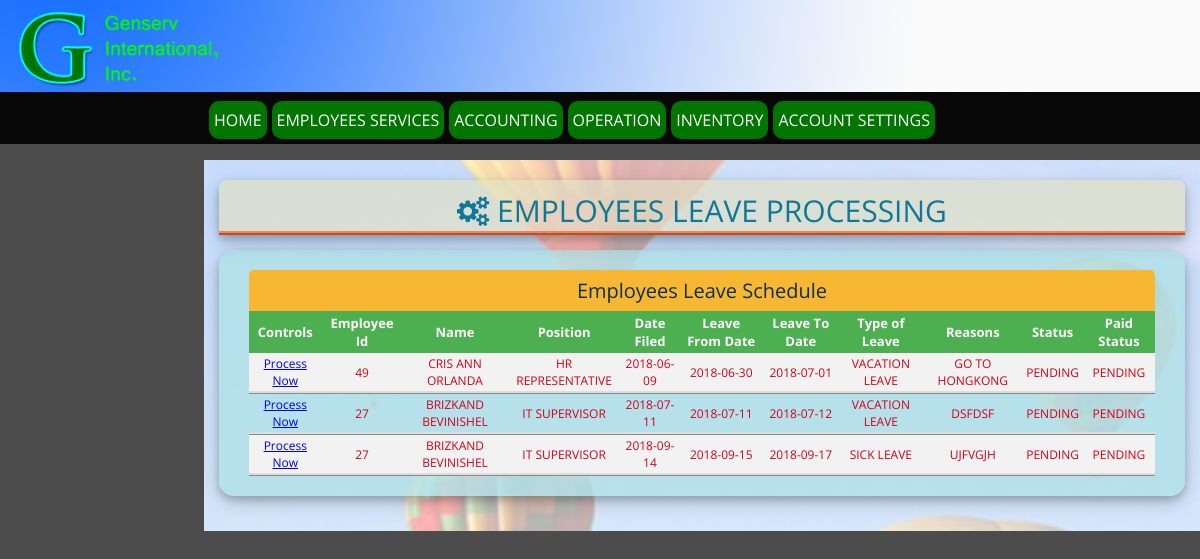
/admin_controls_leave.php (signed in), run on the app's committed database.
### tables this page shows
CREATE TABLE `leave_table` (
  `id` int(11) NOT NULL,
  `empid` int(11) NOT NULL,
  `full_name` varchar(30) NOT NULL,
  `position` varchar(25) NOT NULL,
  `date_filed` date NOT NULL,
  `reason` varchar(35) NOT NULL,
  `reason_text` longtext NOT NULL,
  `date_from` date NOT NULL,
  `date_to` date NOT NULL,
  `status` varchar(25) NOT NULL DEFAULT 'PENDING',
  `payment` varchar(25) NOT NULL DEFAULT 'PENDING'
);

### admin_controls_leave.php (the view, shortened to what this page needs)
<!DOCTYPE html>
<html lang="en">
<head>
<link rel="stylesheet" type="text/css" href="css/genserv_online_style.css">
<link rel="stylesheet" href="https://cdnjs.cloudflare.com/ajax/libs/font-awesome/4.7.0/css/font-awesome.min.css">
</head>
<body onload="admin()">
<div class="genserv_header">
   <img src="images/genserv_header.png">
   <div>
      <ul class= "top_nav">
	     <li><a href="home.php" class="mainbtn">HOME</a></li>
		 <li class="dropdown"><a href="#" class="dropbtn">EMPLOYEES SERVICES</a>
		 </li>
		  <li class="dropdown"><a href="#" class="dropbtn">ACCOUNTING</a>
		 </li>
		 <li class="dropdown"><a href="#" class="dropbtn">OPERATION</a>
		 </li>
		 <li class="dropdown"><a href="#" class="dropbtn">INVENTORY</a>
		 </li>
		 <li><a href="account setting.php" class="mainbtn">ACCOUNT SETTINGS</a></li>
	  </ul>
   </div>
</div>
<div class="whole">
<div class="personal_info">
</div>
<div class = "main">
<div class='pageTitle'><i class="fa fa-gears"></i> EMPLOYEES LEAVE PROCESSING</div>
	<div class='box'>
		<div id="leaveSchedule" style="overflow-x:auto;">
			<?php
				include 'conn.php';
				$sql = "SELECT * FROM leave_table where status = 'PENDING' AND payment = 'PENDING'";
				$result = $conn->query($sql);
				if($result->num_rows > 0){
					echo "<table class='employee_table'><caption>Employees Leave Schedule</caption><tr>
						<th id='leaveControl'>Controls</th>
						<th>Employee Id</th>
						<th>Name</th>
						<th>Position</th>
						<th>Date Filed</th>
						<th>Leave From Date</th>
						<th>Leave To Date</th>
						<th>Type of Leave</th>
						<th>Reasons</th>
						<th>Status</th>
						<th>Paid Status</th>
						</tr>";
						while($row=$result->fetch_assoc()){
						?>
						<tr>
							<?php echo "<td>" . "<a href='leave_process.php?idd=$row[id]&id=$row[empid]&fn=$row[full_name]&
							pos=$row[position]&dFiled=$row[date_filed]&dFrom=$row[date_from]&dTo=$row[date_to]&
							reason=$row[reason]&reasonText=$row[reason_text]&status=$row[status]&
							payment=$row[payment]'>Process Now" . "</a>" . "</td>"; ?>
							<td><?php echo $row["empid"];?></td>
							<td><?php echo $row["full_name"];?></td>
							<td><?php echo $row["position"];?></td>
							<td><?php echo $row["date_filed"];?></td>
							<td><?php echo $row["date_from"];?></td>
							<td><?php echo $row["date_to"];?></td>
							<td><?php echo $row["reason"];?></td>
							<td><?php echo $row["reason_text"];?></td>
							<td><?php echo $row["status"];?></td>
							<td><?php echo $row["payment"];?></td>
						</tr>
						<?php
						}
						?>
						</table>
				<?php
				}
			?>
			</div>
		</div>
</div>
</div>
</body>
</html>

### css/genserv_online_style.css (style rules this page uses)
* { box-sizing: border-box; }
body { padding: 0; margin: 0; background-color: rgba(0, 0, 0, .7); }
div.genserv_header { position:fixed; top: 0; background: rgba(0, 0, 0, 0.9); width:100%; z-index: 1; }
div.genserv_header img { background-size: cover; background-position: center; width:100%; }
ul.top_nav { list-style-type: none; padding: 0; margin: 0 0 0 17%; overflow: hidden; font-family: "open sans","droid sans","pt sans",lato; padding: 5px; }
ul.top_nav li { float: left; }
ul.top_nav li a.mainbtn, ul.top_nav li a.dropbtn { display: block; text-decoration: none; text-align: center; background-color: rgb(0, 118, 0); margin-right: 5px; border-radius: 10px; padding: 8px 5px; color: #fff; }
li.dropdown { display: inline-block; }
div.whole { width: 100%; padding: 0; margin: 160px 0 0 0; }
div.personal_info { height: 100%; width:17%; padding: 20px 15px; float: left; position: fixed; }
.main { width: 83%; float: left; padding: 20px 15px; background: url('../images/body_background.png'); background-position: center; background-attachment: fixed; background-size: cover; margin-left: 17%; }
.box { background: rgba(176, 224, 230, .8); box-sizing: border-box; border-radius: 15px; padding:20px 30px; font-family: "open sans","droid sans","pt sans",lato; margin-bottom: 15px; box-shadow: 0 4px 8px 0 rgba(0, 0, 0, 0.2), 0 6px 20px 0 rgba(0, 0, 0, 0.19); }
caption { font-size: 20px; background-color: #F7B733; padding: 7px; color: #093145; border-radius: 5px 5px 0 0; }
table { box-shadow: 0 4px 8px 0 rgba(0, 0, 0, 0.2), 0 6px 20px 0 rgba(0, 0, 0, 0.19); padding: 5px; border-radius: 0 0 5px 5px; border-collapse: collapse; width: 100%; }
.employee_table td { border-bottom: 3px ridge #ddd; font-size: 12px; text-align: center; color: #d20117; padding: 2px 4px; }
.employee_table tr:nth-child(even) { background-color: #f2f2f2; }
.employee_table th { padding: 3px 5px; font-size: 13px; color: white; background-color: #4CAF50; }
.pageTitle { border-bottom: 4px ridge coral; font-size: 30px; outline: none; padding: 10px 10px 0 10px; font-family: "open sans","droid sans","pt sans",lato; color: #107896; margin-bottom: 15px; background-color: rgba(223,222,195,.7); border-radius: 8px 8px 0 0; text-align: center; box-shadow: 0 4px 8px 0 rgba(0, 0, 0, 0.2), 0 6px 20px 0 rgba(0, 0, 0, 0.19); position: sticky; top: 155px; }

### data on the page
leave_table: empid "49", full_name "CRIS ANN ORLANDA", position "HR REPRESENTATIVE", date_filed "2018-06-09", date_from "2018-06-30", date_to "2018-07-01", reason "VACATION LEAVE", reason_text "GO TO HONGKONG", status "PENDING", payment "PENDING"
leave_table: empid "27", full_name "BRIZKAND BEVINISHEL", position "IT SUPERVISOR", date_filed "2018-07-11", date_from "2018-07-11", date_to "2018-07-12", reason "VACATION LEAVE", reason_text "DSFDSF", status "PENDING", payment "PENDING"
leave_table: empid "27", full_name "BRIZKAND BEVINISHEL", position "IT SUPERVISOR", date_filed "2018-09-14", date_from "2018-09-15", date_to "2018-09-17", reason "SICK LEAVE", reason_text "UJFVGJH", status "PENDING", payment "PENDING"
